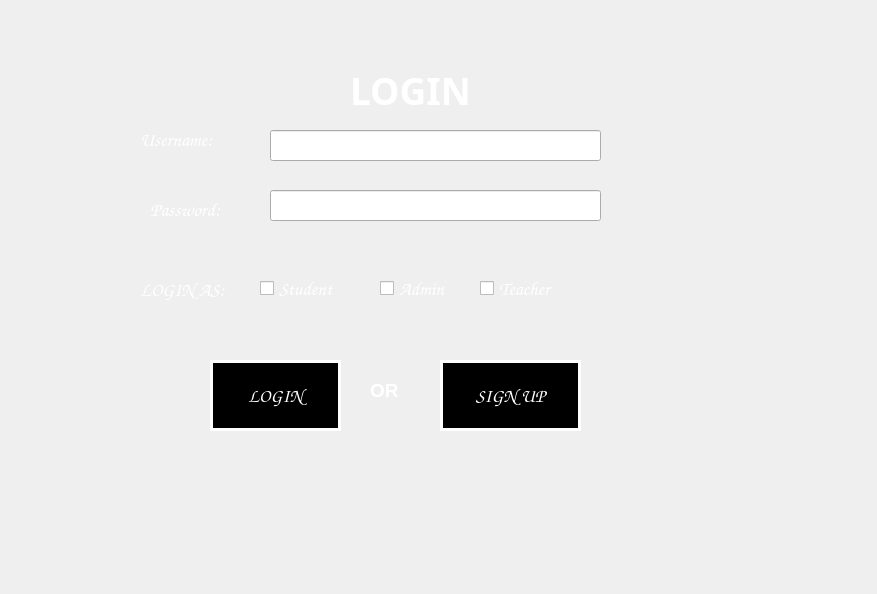
<?xml version="1.0" encoding="UTF-8"?>
<ui version="4.0">
 <class>login</class>
 <widget class="QWidget" name="login">
  <property name="geometry">
   <rect>
    <x>0</x>
    <y>0</y>
    <width>877</width>
    <height>594</height>
   </rect>
  </property>
  <property name="maximumSize">
   <size>
    <width>16777215</width>
    <height>16777215</height>
   </size>
  </property>
  <property name="windowTitle">
   <string>login</string>
  </property>
  <property name="toolTip">
   <string/>
  </property>
  <property name="statusTip">
   <string/>
  </property>
  <property name="styleSheet">
   <string notr="true">background: url(:/lms1.png)</string>
  </property>
  <widget class="QLabel" name="loginLabel">
   <property name="geometry">
    <rect>
     <x>350</x>
     <y>60</y>
     <width>191</width>
     <height>61</height>
    </rect>
   </property>
   <property name="font">
    <font>
     <family>Colonna MT</family>
     <pointsize>28</pointsize>
     <weight>75</weight>
     <bold>true</bold>
    </font>
   </property>
   <property name="styleSheet">
    <string notr="true">color:white;
</string>
   </property>
   <property name="text">
    <string>LOGIN</string>
   </property>
  </widget>
  <widget class="QLabel" name="usernameLabel">
   <property name="geometry">
    <rect>
     <x>140</x>
     <y>130</y>
     <width>111</width>
     <height>20</height>
    </rect>
   </property>
   <property name="font">
    <font>
     <family>Comic Sans MS</family>
     <pointsize>14</pointsize>
     <weight>75</weight>
     <bold>true</bold>
    </font>
   </property>
   <property name="styleSheet">
    <string notr="true">color:white;</string>
   </property>
   <property name="text">
    <string>Username:</string>
   </property>
  </widget>
  <widget class="QLabel" name="label_2">
   <property name="geometry">
    <rect>
     <x>150</x>
     <y>200</y>
     <width>101</width>
     <height>20</height>
    </rect>
   </property>
   <property name="font">
    <font>
     <family>Comic Sans MS</family>
     <pointsize>14</pointsize>
     <weight>75</weight>
     <bold>true</bold>
    </font>
   </property>
   <property name="styleSheet">
    <string notr="true">color:white;</string>
   </property>
   <property name="text">
    <string>Password:</string>
   </property>
  </widget>
  <widget class="QLineEdit" name="usernameEdit">
   <property name="geometry">
    <rect>
     <x>270</x>
     <y>130</y>
     <width>331</width>
     <height>31</height>
    </rect>
   </property>
   <property name="font">
    <font>
     <family>Comic Sans MS</family>
     <pointsize>14</pointsize>
     <weight>75</weight>
     <bold>true</bold>
    </font>
   </property>
  </widget>
  <widget class="QLineEdit" name="passwordEdit">
   <property name="geometry">
    <rect>
     <x>270</x>
     <y>190</y>
     <width>331</width>
     <height>31</height>
    </rect>
   </property>
   <property name="font">
    <font>
     <family>Comic Sans MS</family>
     <pointsize>14</pointsize>
     <weight>75</weight>
     <bold>true</bold>
    </font>
   </property>
   <property name="echoMode">
    <enum>QLineEdit::Password</enum>
   </property>
  </widget>
  <widget class="QPushButton" name="loginButton">
   <property name="geometry">
    <rect>
     <x>210</x>
     <y>360</y>
     <width>131</width>
     <height>71</height>
    </rect>
   </property>
   <property name="font">
    <font>
     <family>Comic Sans MS</family>
     <pointsize>14</pointsize>
     <weight>75</weight>
     <bold>true</bold>
    </font>
   </property>
   <property name="focusPolicy">
    <enum>Qt::StrongFocus</enum>
   </property>
   <property name="toolTip">
    <string>Login to start using LMS</string>
   </property>
   <property name="styleSheet">
    <string notr="true">border-image:none;
background-color:black;
border:3px solid white;
color:white;</string>
   </property>
   <property name="text">
    <string>LOGIN</string>
   </property>
  </widget>
  <widget class="QPushButton" name="signupButton">
   <property name="geometry">
    <rect>
     <x>440</x>
     <y>360</y>
     <width>141</width>
     <height>71</height>
    </rect>
   </property>
   <property name="font">
    <font>
     <family>Comic Sans MS</family>
     <pointsize>14</pointsize>
     <weight>75</weight>
     <bold>true</bold>
    </font>
   </property>
   <property name="toolTip">
    <string>if u dont have an account, then click</string>
   </property>
   <property name="styleSheet">
    <string notr="true">border-image:none;
background-color:black;
border:3px solid white;
color:white;</string>
   </property>
   <property name="text">
    <string>SIGN UP</string>
   </property>
  </widget>
  <widget class="QLabel" name="label">
   <property name="geometry">
    <rect>
     <x>370</x>
     <y>380</y>
     <width>51</width>
     <height>20</height>
    </rect>
   </property>
   <property name="font">
    <font>
     <pointsize>14</pointsize>
     <weight>75</weight>
     <bold>true</bold>
    </font>
   </property>
   <property name="styleSheet">
    <string notr="true">color:white;</string>
   </property>
   <property name="text">
    <string>OR</string>
   </property>
  </widget>
  <widget class="QLabel" name="errorLabel">
   <property name="geometry">
    <rect>
     <x>140</x>
     <y>450</y>
     <width>541</width>
     <height>111</height>
    </rect>
   </property>
   <property name="palette">
    <palette>
     <active>
      <colorrole role="WindowText">
       <brush brushstyle="SolidPattern">
        <color alpha="255">
         <red>255</red>
         <green>255</green>
         <blue>255</blue>
        </color>
       </brush>
      </colorrole>
      <colorrole role="Text">
       <brush brushstyle="SolidPattern">
        <color alpha="255">
         <red>255</red>
         <green>255</green>
         <blue>255</blue>
        </color>
       </brush>
      </colorrole>
      <colorrole role="ButtonText">
       <brush brushstyle="SolidPattern">
        <color alpha="255">
         <red>255</red>
         <green>255</green>
         <blue>255</blue>
        </color>
       </brush>
      </colorrole>
     </active>
     <inactive>
      <colorrole role="WindowText">
       <brush brushstyle="SolidPattern">
        <color alpha="255">
         <red>255</red>
         <green>255</green>
         <blue>255</blue>
        </color>
       </brush>
      </colorrole>
      <colorrole role="Text">
       <brush brushstyle="SolidPattern">
        <color alpha="255">
         <red>255</red>
         <green>255</green>
         <blue>255</blue>
        </color>
       </brush>
      </colorrole>
      <colorrole role="ButtonText">
       <brush brushstyle="SolidPattern">
        <color alpha="255">
         <red>255</red>
         <green>255</green>
         <blue>255</blue>
        </color>
       </brush>
      </colorrole>
     </inactive>
     <disabled>
      <colorrole role="WindowText">
       <brush brushstyle="SolidPattern">
        <color alpha="255">
         <red>255</red>
         <green>255</green>
         <blue>255</blue>
        </color>
       </brush>
      </colorrole>
      <colorrole role="Text">
       <brush brushstyle="SolidPattern">
        <color alpha="255">
         <red>255</red>
         <green>255</green>
         <blue>255</blue>
        </color>
       </brush>
      </colorrole>
      <colorrole role="ButtonText">
       <brush brushstyle="SolidPattern">
        <color alpha="255">
         <red>255</red>
         <green>255</green>
         <blue>255</blue>
        </color>
       </brush>
      </colorrole>
     </disabled>
    </palette>
   </property>
   <property name="font">
    <font>
     <family>Comic Sans MS</family>
     <pointsize>14</pointsize>
     <weight>75</weight>
     <bold>true</bold>
    </font>
   </property>
   <property name="styleSheet">
    <string notr="true">color:white;</string>
   </property>
   <property name="text">
    <string/>
   </property>
   <property name="wordWrap">
    <bool>true</bool>
   </property>
  </widget>
  <widget class="QCheckBox" name="adminCheckBox">
   <property name="geometry">
    <rect>
     <x>380</x>
     <y>280</y>
     <width>91</width>
     <height>17</height>
    </rect>
   </property>
   <property name="font">
    <font>
     <family>Comic Sans MS</family>
     <pointsize>14</pointsize>
     <weight>75</weight>
     <bold>true</bold>
    </font>
   </property>
   <property name="styleSheet">
    <string notr="true">color:white;</string>
   </property>
   <property name="text">
    <string>Admin</string>
   </property>
  </widget>
  <widget class="QLabel" name="checkboxLabel">
   <property name="geometry">
    <rect>
     <x>610</x>
     <y>270</y>
     <width>371</width>
     <height>31</height>
    </rect>
   </property>
   <property name="palette">
    <palette>
     <active>
      <colorrole role="WindowText">
       <brush brushstyle="SolidPattern">
        <color alpha="255">
         <red>255</red>
         <green>255</green>
         <blue>255</blue>
        </color>
       </brush>
      </colorrole>
      <colorrole role="Text">
       <brush brushstyle="SolidPattern">
        <color alpha="255">
         <red>255</red>
         <green>255</green>
         <blue>255</blue>
        </color>
       </brush>
      </colorrole>
      <colorrole role="ButtonText">
       <brush brushstyle="SolidPattern">
        <color alpha="255">
         <red>255</red>
         <green>255</green>
         <blue>255</blue>
        </color>
       </brush>
      </colorrole>
     </active>
     <inactive>
      <colorrole role="WindowText">
       <brush brushstyle="SolidPattern">
        <color alpha="255">
         <red>255</red>
         <green>255</green>
         <blue>255</blue>
        </color>
       </brush>
      </colorrole>
      <colorrole role="Text">
       <brush brushstyle="SolidPattern">
        <color alpha="255">
         <red>255</red>
         <green>255</green>
         <blue>255</blue>
        </color>
       </brush>
      </colorrole>
      <colorrole role="ButtonText">
       <brush brushstyle="SolidPattern">
        <color alpha="255">
         <red>255</red>
         <green>255</green>
         <blue>255</blue>
        </color>
       </brush>
      </colorrole>
     </inactive>
     <disabled>
      <colorrole role="WindowText">
       <brush brushstyle="SolidPattern">
        <color alpha="255">
         <red>255</red>
         <green>255</green>
         <blue>255</blue>
        </color>
       </brush>
      </colorrole>
      <colorrole role="Text">
       <brush brushstyle="SolidPattern">
        <color alpha="255">
         <red>255</red>
         <green>255</green>
         <blue>255</blue>
        </color>
       </brush>
      </colorrole>
      <colorrole role="ButtonText">
       <brush brushstyle="SolidPattern">
        <color alpha="255">
         <red>255</red>
         <green>255</green>
         <blue>255</blue>
        </color>
       </brush>
      </colorrole>
     </disabled>
    </palette>
   </property>
   <property name="font">
    <font>
     <family>Comic Sans MS</family>
     <pointsize>12</pointsize>
     <weight>75</weight>
     <bold>true</bold>
    </font>
   </property>
   <property name="styleSheet">
    <string notr="true">color:white;</string>
   </property>
   <property name="text">
    <string/>
   </property>
  </widget>
  <widget class="QCheckBox" name="studentCheckBox">
   <property name="geometry">
    <rect>
     <x>260</x>
     <y>280</y>
     <width>111</width>
     <height>17</height>
    </rect>
   </property>
   <property name="font">
    <font>
     <family>Comic Sans MS</family>
     <pointsize>14</pointsize>
     <weight>75</weight>
     <bold>true</bold>
    </font>
   </property>
   <property name="styleSheet">
    <string notr="true">color:white;</string>
   </property>
   <property name="text">
    <string>Student</string>
   </property>
  </widget>
  <widget class="QLabel" name="label_3">
   <property name="geometry">
    <rect>
     <x>140</x>
     <y>280</y>
     <width>111</width>
     <height>20</height>
    </rect>
   </property>
   <property name="font">
    <font>
     <family>Comic Sans MS</family>
     <pointsize>14</pointsize>
     <weight>75</weight>
     <bold>true</bold>
    </font>
   </property>
   <property name="styleSheet">
    <string notr="true">color:white;</string>
   </property>
   <property name="text">
    <string>LOGIN AS:</string>
   </property>
  </widget>
  <widget class="QCheckBox" name="TeacherCheckBox">
   <property name="geometry">
    <rect>
     <x>480</x>
     <y>280</y>
     <width>121</width>
     <height>17</height>
    </rect>
   </property>
   <property name="font">
    <font>
     <family>Comic Sans MS</family>
     <pointsize>14</pointsize>
     <weight>75</weight>
     <bold>true</bold>
    </font>
   </property>
   <property name="styleSheet">
    <string notr="true">color:white;</string>
   </property>
   <property name="text">
    <string>Teacher</string>
   </property>
  </widget>
 </widget>
 <layoutdefault spacing="6" margin="11"/>
 <resources/>
 <connections>
  <connection>
   <sender>loginButton</sender>
   <signal>clicked()</signal>
   <receiver>login</receiver>
   <slot>loginButtonClicked()</slot>
   <hints>
    <hint type="sourcelabel">
     <x>232</x>
     <y>353</y>
    </hint>
    <hint type="destinationlabel">
     <x>68</x>
     <y>350</y>
    </hint>
   </hints>
  </connection>
  <connection>
   <sender>signupButton</sender>
   <signal>clicked()</signal>
   <receiver>login</receiver>
   <slot>signupButtonClicked()</slot>
   <hints>
    <hint type="sourcelabel">
     <x>456</x>
     <y>356</y>
    </hint>
    <hint type="destinationlabel">
     <x>534</x>
     <y>144</y>
    </hint>
   </hints>
  </connection>
 </connections>
 <slots>
  <slot>signupButtonClicked()</slot>
  <slot>loginButtonClicked()</slot>
 </slots>
</ui>
